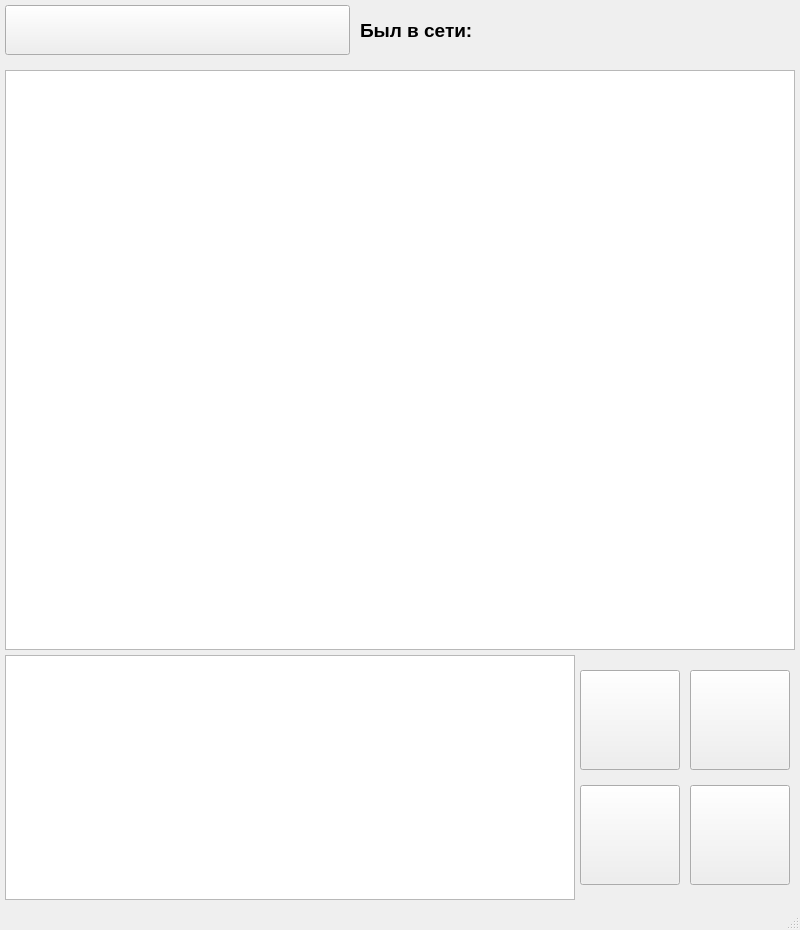
<?xml version="1.0" encoding="UTF-8"?>
<ui version="4.0">
 <class>MainWindow</class>
 <widget class="QMainWindow" name="MainWindow">
  <property name="geometry">
   <rect>
    <x>0</x>
    <y>0</y>
    <width>800</width>
    <height>930</height>
   </rect>
  </property>
  <property name="minimumSize">
   <size>
    <width>800</width>
    <height>930</height>
   </size>
  </property>
  <property name="maximumSize">
   <size>
    <width>800</width>
    <height>930</height>
   </size>
  </property>
  <property name="windowTitle">
   <string>Чат</string>
  </property>
  <property name="windowIcon">
   <iconset>
    <normaloff>../Структурные фото/диалоги.png</normaloff>../Структурные фото/диалоги.png</iconset>
  </property>
  <widget class="QWidget" name="centralwidget">
   <widget class="QListWidget" name="listWidget">
    <property name="geometry">
     <rect>
      <x>5</x>
      <y>70</y>
      <width>790</width>
      <height>580</height>
     </rect>
    </property>
    <property name="font">
     <font>
      <family>Arial</family>
     </font>
    </property>
   </widget>
   <widget class="QPlainTextEdit" name="plainTextEdit">
    <property name="geometry">
     <rect>
      <x>5</x>
      <y>655</y>
      <width>570</width>
      <height>245</height>
     </rect>
    </property>
    <property name="font">
     <font>
      <family>Arial</family>
      <pointsize>13</pointsize>
      <weight>75</weight>
      <bold>true</bold>
     </font>
    </property>
    <property name="plainText">
     <string/>
    </property>
   </widget>
   <widget class="QPushButton" name="pushButton">
    <property name="geometry">
     <rect>
      <x>580</x>
      <y>670</y>
      <width>100</width>
      <height>100</height>
     </rect>
    </property>
    <property name="text">
     <string/>
    </property>
    <property name="icon">
     <iconset>
      <normaloff>../Структурные фото/тправить.png</normaloff>../Структурные фото/тправить.png</iconset>
    </property>
    <property name="iconSize">
     <size>
      <width>100</width>
      <height>100</height>
     </size>
    </property>
   </widget>
   <widget class="QPushButton" name="pushButton_2">
    <property name="geometry">
     <rect>
      <x>580</x>
      <y>785</y>
      <width>100</width>
      <height>100</height>
     </rect>
    </property>
    <property name="text">
     <string/>
    </property>
    <property name="icon">
     <iconset>
      <normaloff>../Структурные фото/прикрепить.png</normaloff>../Структурные фото/прикрепить.png</iconset>
    </property>
    <property name="iconSize">
     <size>
      <width>100</width>
      <height>100</height>
     </size>
    </property>
   </widget>
   <widget class="QPushButton" name="pushButton_3">
    <property name="geometry">
     <rect>
      <x>5</x>
      <y>5</y>
      <width>345</width>
      <height>50</height>
     </rect>
    </property>
    <property name="font">
     <font>
      <family>Arial</family>
      <pointsize>12</pointsize>
      <weight>75</weight>
      <italic>false</italic>
      <bold>true</bold>
     </font>
    </property>
    <property name="text">
     <string/>
    </property>
    <property name="iconSize">
     <size>
      <width>40</width>
      <height>40</height>
     </size>
    </property>
   </widget>
   <widget class="QLabel" name="label">
    <property name="geometry">
     <rect>
      <x>360</x>
      <y>5</y>
      <width>175</width>
      <height>50</height>
     </rect>
    </property>
    <property name="font">
     <font>
      <family>Arial</family>
      <pointsize>14</pointsize>
      <weight>75</weight>
      <bold>true</bold>
     </font>
    </property>
    <property name="text">
     <string>Был в сети:</string>
    </property>
   </widget>
   <widget class="QLabel" name="label_2">
    <property name="geometry">
     <rect>
      <x>540</x>
      <y>5</y>
      <width>255</width>
      <height>50</height>
     </rect>
    </property>
    <property name="font">
     <font>
      <family>Arial</family>
      <pointsize>13</pointsize>
      <weight>75</weight>
      <bold>true</bold>
     </font>
    </property>
    <property name="text">
     <string/>
    </property>
   </widget>
   <widget class="QPushButton" name="pushButton_4">
    <property name="geometry">
     <rect>
      <x>690</x>
      <y>670</y>
      <width>100</width>
      <height>100</height>
     </rect>
    </property>
    <property name="text">
     <string/>
    </property>
    <property name="icon">
     <iconset>
      <normaloff>../Структурные фото/Настройки.png</normaloff>../Структурные фото/Настройки.png</iconset>
    </property>
    <property name="iconSize">
     <size>
      <width>95</width>
      <height>95</height>
     </size>
    </property>
   </widget>
   <widget class="QPushButton" name="pushButton_5">
    <property name="geometry">
     <rect>
      <x>690</x>
      <y>785</y>
      <width>100</width>
      <height>100</height>
     </rect>
    </property>
    <property name="text">
     <string/>
    </property>
    <property name="icon">
     <iconset>
      <normaloff>../Структурные фото/Перезагрузка.png</normaloff>../Структурные фото/Перезагрузка.png</iconset>
    </property>
    <property name="iconSize">
     <size>
      <width>110</width>
      <height>100</height>
     </size>
    </property>
   </widget>
  </widget>
  <widget class="QStatusBar" name="statusBar">
   <property name="styleSheet">
    <string notr="true">QStatusBar#statusBar {
color: red;
font: bold;}</string>
   </property>
  </widget>
 </widget>
 <resources/>
 <connections/>
</ui>
